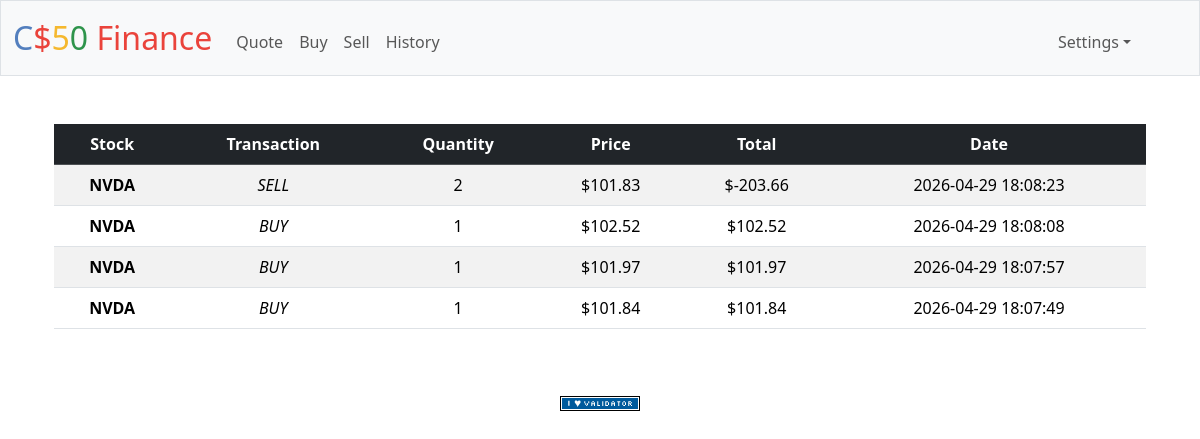
The app's page /history (signed in) with its own data.
### tables this page shows
CREATE TABLE transactions (
id INTEGER PRIMARY KEY AUTOINCREMENT NOT NULL,
user_id INTEGER NOT NULL,
symbol TEXT NOT NULL,
shares INTEGER NOT NULL,
price NUMERIC NOT NULL,
timestamp DATETIME DEFAULT CURRENT_TIMESTAMP,
FOREIGN KEY(user_id) REFERENCES users(id)
);

### app.py (the view)
@app.route("/history")
@login_required
def history():
    history = db.execute("SELECT symbol, shares, price, timestamp FROM transactions WHERE user_id = ? ORDER BY timestamp DESC;",
                         session["user_id"])
    if not history:
        return apology("No transactions have been made.")
    return render_template("history.html", history=history)

### app.py (called while the page is built)
@app.after_request
def after_request(response):
    response.headers["Cache-Control"] = "no-cache, no-store, must-revalidate"
    response.headers["Expires"] = 0
    response.headers["Pragma"] = "no-cache"
    return response

### helpers.py (called while the page is built)
def login_required(f):
    @wraps(f)
    def decorated_function(*args, **kwargs):
        if session.get("user_id") is None:
            return redirect("/login")
        return f(*args, **kwargs)
    return decorated_function

def usd(value):
    return f"${value:,.2f}"

### templates/history.html (shortened to what this page needs)
{% extends "layout.html" %}
{% block main %}
    <div class="container">
        {% if not history %}
            <p><strong>No transactions made.</strong></p>
        {% else %}
            <table class="table table-striped table-hover">
                <thead class="table-dark">
                    <tr>
                        <th>Stock</th>
                        <th>Transaction</th>
                        <th>Quantity</th>
                        <th>Price</th>
                        <th>Total</th>
                        <th>Date</th>
                    </tr>
                </thead>
                <tbody>
                    {% for stock in history %}
                        <tr>
                            <td><b>{{ stock.symbol }}</b></td>
                            {% if stock.shares < 1 %}
                                <td><i>SELL</i></td>
                            {% else %}
                                <td><i>BUY</i></td>
                            {% endif %}
                            {% if stock.shares < 1 %}
                                <td>{{ stock.shares * (-1) }}</td>
                            {% else %}
                                <td>{{ stock.shares }}</td>
                            {% endif %}
                            <td>{{ stock.price | usd }}</td>
                            <td>{{ (stock.price * stock.shares) | usd }}</td>
                            <td>{{ stock.timestamp }}</td>
                        </tr>
                    {% endfor %}
                </tbody>
            </table>
        {% endif %}
    </div>
{% endblock %}

### records on screen
transactions: symbol "NVDA", shows "SELL", stock.shares*(-1) "2", price "$101.83", (stock.price*stock.shares)|usd "$-203.66", timestamp "2026-04-29 18:08:23"
transactions: symbol "NVDA", shows "BUY", shares "1", price "$102.52", (stock.price*stock.shares)|usd "$102.52", timestamp "2026-04-29 18:08:08"
transactions: symbol "NVDA", shows "BUY", shares "1", price "$101.97", (stock.price*stock.shares)|usd "$101.97", timestamp "2026-04-29 18:07:57"
transactions: symbol "NVDA", shows "BUY", shares "1", price "$101.84", (stock.price*stock.shares)|usd "$101.84", timestamp "2026-04-29 18:07:49"
